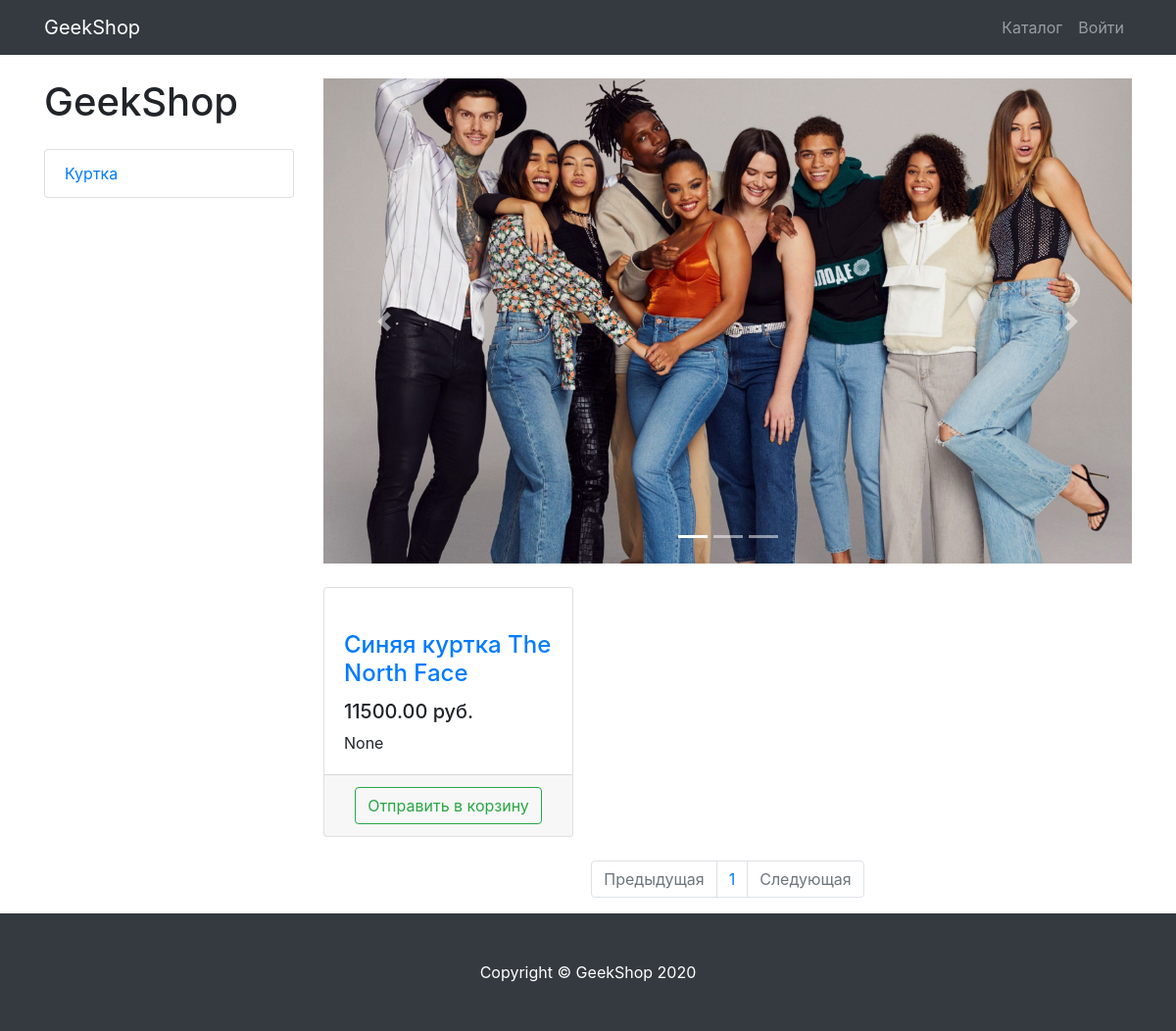
Screenshot of /products/ with the database file from the repository.
### productsapp/models.py (models this page shows, shortened)
class ProductCategory(models.Model):
    name = models.CharField(max_length=64, unique=True)
    description = models.TextField(blank=True, null=True)

class Product(models.Model):
    name = models.CharField(max_length=256)
    image = models.ImageField(upload_to='product_images', blank=True)
    description = models.TextField(blank=True, null=True)
    price = models.DecimalField(max_digits=8, decimal_places=2, default=0)
    quantity = models.PositiveIntegerField(default=0)
    category = models.ForeignKey(ProductCategory, on_delete=models.CASCADE)

### productsapp/views.py (the view)
# urls.py: path('products/', include('productsapp.urls', namespace='products')),
def products(request, category_id=None, page=1):
    context = {'title': 'GeekShop - Каталог',
               'menu_items': ProductCategory.objects.values(), }
    if category_id:
        products = Product.objects.filter(category_id=category_id)
    else:
        products = Product.objects.all()
    paginator = Paginator(products, 3)
    try:
        products_paginator = paginator.page(page)
    except PageNotAnInteger:
        products_paginator = paginator.page(1)
    except EmptyPage:
        products_paginator = paginator.page(paginator.num_pages)
    context['products'] = products_paginator
    return render(request, 'products/products.html', context)

### productsapp/templates/products/products.html (shortened to what this page needs)
{% extends 'products/base.html' %}
{% load static %}
{% block css %}
    <link href="{% static 'css/products.css' %}" rel="stylesheet">
{% endblock %}
{% block content %}
    <div class="container">
        <div class="row">
            <div class="col-lg-3">
                <h1 class="my-4">GeekShop</h1>
                <div class="list-group">
                    {% for menu_item in menu_items %}
                        <a href="{% url 'products:product' menu_item.id %}"
                           class="list-group-item">{{ menu_item.name }}</a>
                    {% endfor %}
                </div>
            </div>
            <div class="col-lg-9">
                <div id="carouselExampleIndicators" class="carousel slide my-4" data-ride="carousel">
                    <ol class="carousel-indicators">
                        <li data-target="#carouselExampleIndicators" data-slide-to="0" class="active"></li>
                        <li data-target="#carouselExampleIndicators" data-slide-to="1"></li>
                        <li data-target="#carouselExampleIndicators" data-slide-to="2"></li>
                    </ol>
                    <div class="carousel-inner" role="listbox">
                        <div class="carousel-item active">
                            <img class="d-block img-fluid" src="{% static 'vendor/img/slides/slide-1.jpg' %}"
                                 alt="First slide">
                        </div>
                    </div>
                    <a class="carousel-control-prev" href="#carouselExampleIndicators" role="button" data-slide="prev">
                        <span class="carousel-control-prev-icon" aria-hidden="true"></span>
                    </a>
                    <a class="carousel-control-next" href="#carouselExampleIndicators" role="button" data-slide="next">
                        <span class="carousel-control-next-icon" aria-hidden="true"></span>
                    </a>
                </div>
                <div class="row">
                    {% for items in products %}
                        <div class="col-lg-4 col-md-6 mb-4">
                            <div class="card h-100">
                                <a href="#">
                                </a>
                                <div class="card-body">
                                    <h4 class="card-title">
                                        <a href="#">{{ items.name }}</a>
                                    </h4>
                                    <h5>{{ items.price }} руб.</h5>
                                    <p class="card-text">{{ items.description }}</p>
                                </div>
                                <div class="card-footer text-center">
                                    <a href="{% url 'basketsapp:basket_add' items.id %}"
                                       class="btn btn-outline-success">Отправить в корзину</a>
                                </div>
                            </div>
                        </div>
                    {% endfor %}
                </div>
                <nav aria-label="Page navigation example">
                    <ul class="pagination justify-content-center">
                        <li class="page-item {% if not products.has_previous %} disabled {% endif %}">
                            <a class="page-link"
                               href="{% if products.has_previous %} {% url 'products:page' products.previous_page_number %} {% else %} # {% endif %}"
                               tabindex="-1"
                               aria-disabled="true">Предыдущая</a>
                        </li>
                        {% for page in products.paginator.page_range %}
                        <li class="page-item">
                            <a class="page-link" href="{% url 'products:page' page%}">
                                {{ page }}
                            </a>
                        </li>
                        {% endfor %}
                        <li class="page-item {% if not products.has_next %} disabled {% endif %}">
                            <a class="page-link"
                               href="{% if products.has_next %} {% url 'products:page' products.next_page_number %} {% else %} # {% endif %} ">
                                Следующая</a>
                        </li>
                    </ul>
                </nav>
            </div>
        </div>
    </div>
{% endblock %}
{% block footer %}
    <footer class="py-5 bg-dark">
        <div class="container">
            <p class="m-0 text-center text-white">Copyright &copy; GeekShop 2020</p>
        </div>
    </footer>
{% endblock %}

### static/css/products.css (style rules this page uses)
body { padding-top: 56px; }

### rows the page displays
ProductCategory: name "Куртка"
Product: name "Синяя куртка The North Face", price "11500.00", description "None"

### other values shown
{{ page }} "1"
